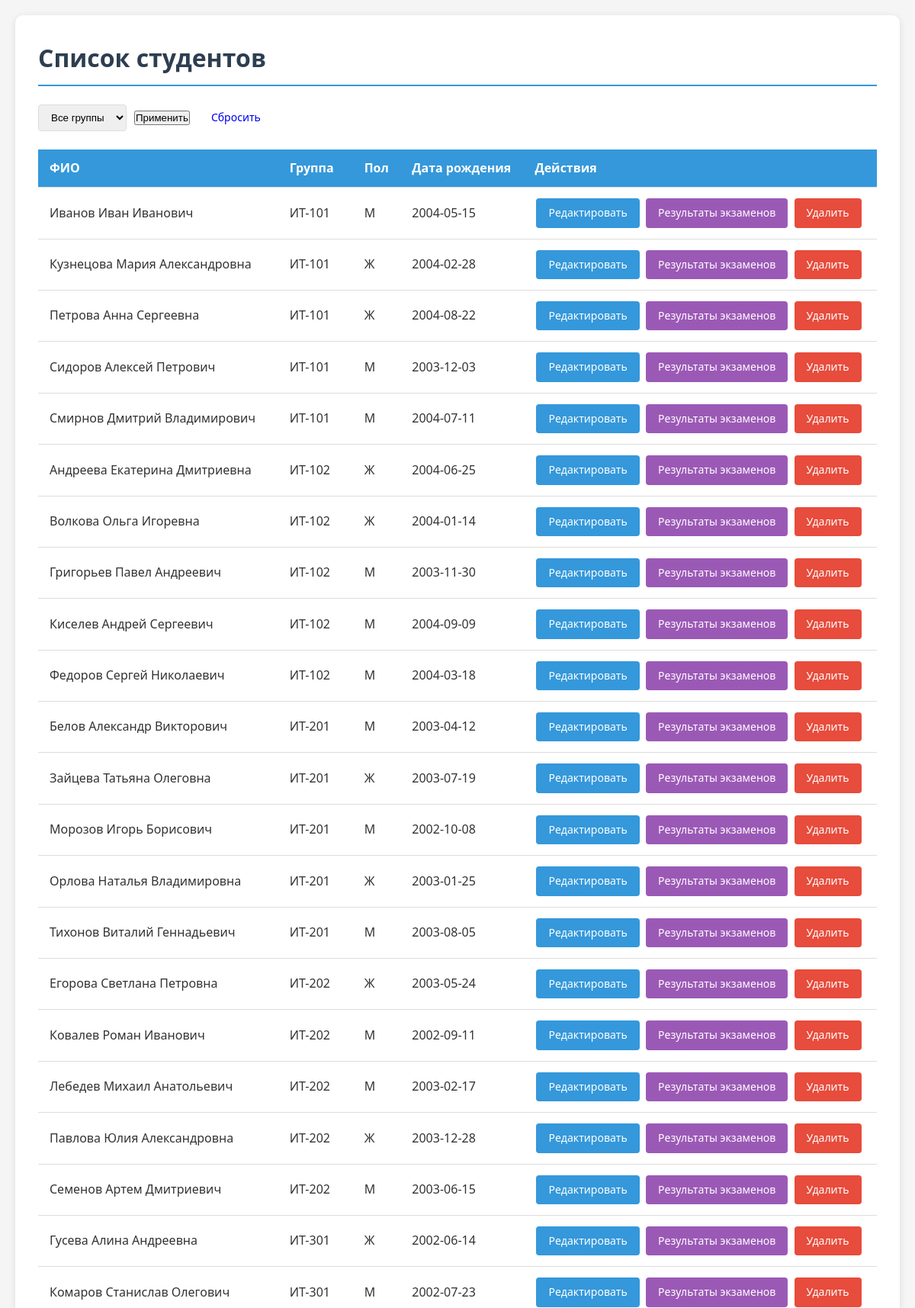
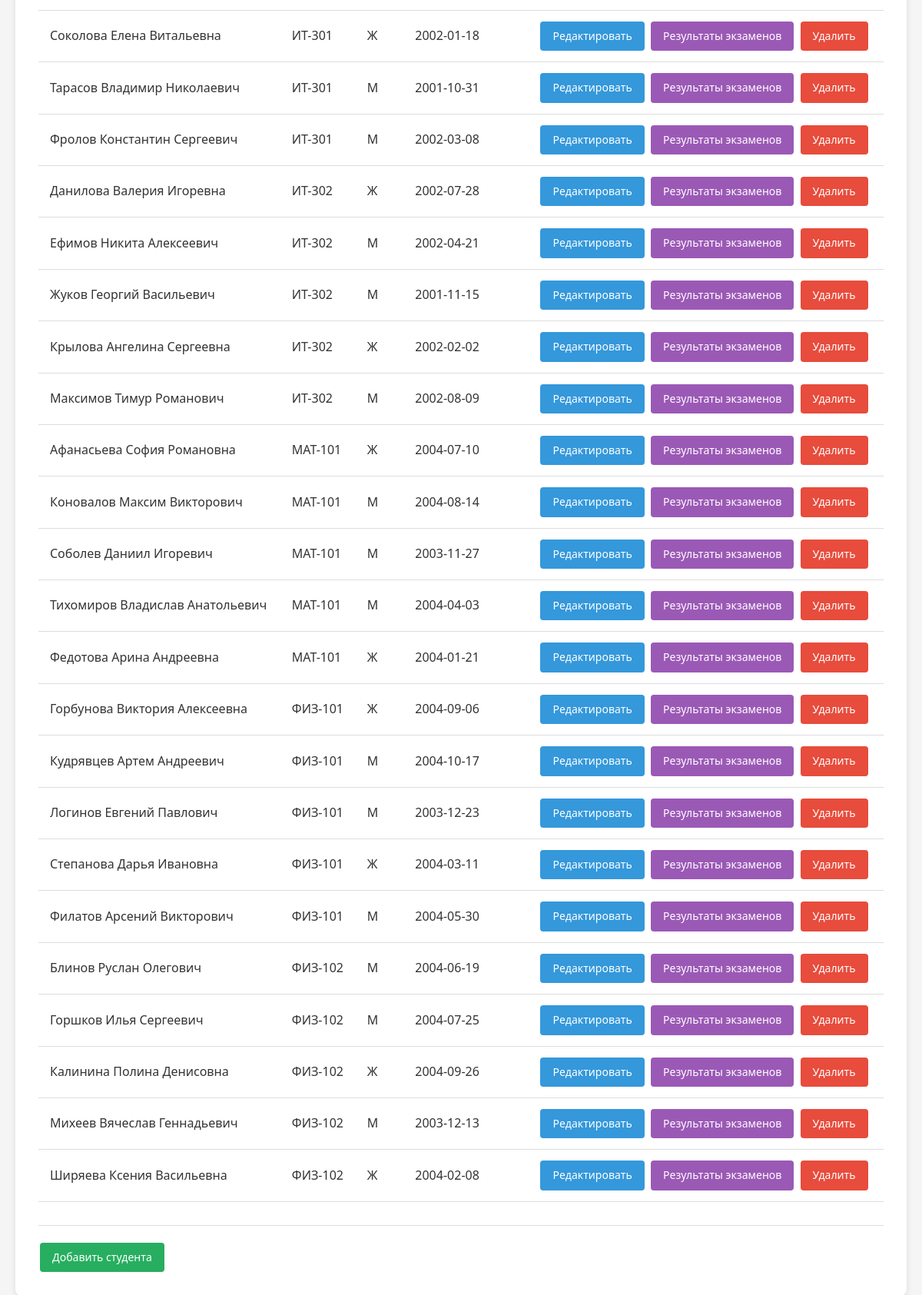
The page / on the database its author committed (2 pictures, top to bottom).
### tables this page shows
CREATE TABLE students (
    id INTEGER PRIMARY KEY AUTOINCREMENT,
    last_name TEXT NOT NULL,
    first_name TEXT NOT NULL,
    middle_name TEXT,
    group_id INTEGER NOT NULL,
    gender TEXT CHECK(gender IN ('М', 'Ж')),
    birth_date DATE,
    FOREIGN KEY (group_id) REFERENCES groups(id) ON DELETE RESTRICT
);

CREATE TABLE groups (
    id INTEGER PRIMARY KEY AUTOINCREMENT,
    group_number TEXT NOT NULL UNIQUE
);

### includes/functions.php (called while the page is built, shortened)
<?php
function getStudents($db, $group_filter = null) {
    $sql = 'SELECT s.*, g.group_number
            FROM students s
            JOIN groups g ON s.group_id = g.id';
    if ($group_filter) {
        $sql .= ' WHERE g.id = :group_id';
        $stmt = $db->prepare($sql);
        $stmt->execute([':group_id' => $group_filter]);
    } else {
        $stmt = $db->query($sql);
    }
    return $stmt->fetchAll(PDO::FETCH_ASSOC);
}
?>

### public/index.php (the view, shortened to what this page needs)
<?php
require_once '../includes/db.php';
require_once '../includes/functions.php';
$db = getDB();
$group_filter = $_GET['group'] ?? null;
$students = getStudents($db, $group_filter);
usort($students, function($a, $b) {
    $cmp = strcmp($a['group_number'], $b['group_number']);
    if ($cmp === 0) {
        return strcmp($a['last_name'], $b['last_name']);
    }
    return $cmp;
});
?>
<!DOCTYPE html>
<html lang="ru">
<head>
    <link rel="stylesheet" href="styles.css">
</head>
<body>
    <div class="container">
        <h1>Список студентов</h1>
        <form method="get" action="" class="filter-form">
            <select name="group" onchange="this.form.submit()">
                <option value="">Все группы</option>
            </select>
            <button type="submit">Применить</button>
            <a href="?" class="btn">Сбросить</a>
        </form>
        <table>
            <thead>
                <tr>
                    <th>ФИО</th>
                    <th>Группа</th>
                    <th>Пол</th>
                    <th>Дата рождения</th>
                    <th>Действия</th>
                </tr>
            </thead>
            <tbody>
                <?php if (empty($students)): ?>
                    <tr>
                        <td colspan="5" class="text-center">Нет данных</td>
                    </tr>
                <?php else: ?>
                    <?php foreach ($students as $student): ?>
                    <tr>
                        <td><?= htmlspecialchars($student['last_name'] . ' ' .
                            $student['first_name'] . ' ' .
                            ($student['middle_name'] ?? '')) ?></td>
                        <td><?= htmlspecialchars($student['group_number']) ?></td>
                        <td><?= htmlspecialchars($student['gender'] ?? '') ?></td>
                        <td><?= $student['birth_date'] ?? '' ?></td>
                        <td class="actions">
                            <a href="student_form.php?id=<?= $student['id'] ?>" class="btn edit">Редактировать</a>
                            <a href="exams.php?student_id=<?= $student['id'] ?>" class="btn exams">Результаты экзаменов</a>
                            <a href="student_delete.php?id=<?= $student['id'] ?>" class="btn delete"
                               onclick="return confirm('Удалить студента?')">Удалить</a>
                        </td>
                    </tr>
                    <?php endforeach; ?>
                <?php endif; ?>
            </tbody>
        </table>
        <div class="footer">
            <a href="student_form.php" class="btn add">Добавить студента</a>
        </div>
    </div>
</body>
</html>

### public/styles.css (style rules this page uses)
* { margin: 0; padding: 0; box-sizing: border-box; }
body { font-family: 'Segoe UI', Tahoma, Geneva, Verdana, sans-serif; line-height: 1.6; color: #333; background-color: #f5f5f5; padding: 20px; }
.container { max-width: 1200px; margin: 0 auto; background: white; padding: 30px; border-radius: 10px; box-shadow: 0 2px 10px rgba(0,0,0,0.1); }
h1 { color: #2c3e50; margin-bottom: 20px; padding-bottom: 10px; border-bottom: 2px solid #3498db; }
table { width: 100%; border-collapse: collapse; margin: 20px 0; }
th, td { padding: 12px 15px; text-align: left; border-bottom: 1px solid #ddd; }
th { background-color: #3498db; color: white; font-weight: 600; }
.btn { display: inline-block; padding: 8px 16px; text-decoration: none; border-radius: 4px; font-weight: 500; cursor: pointer; transition: all 0.3s ease; border: none; font-size: 14px; margin: 2px; }
.btn.add { background-color: #27ae60; color: white; }
.btn.edit { background-color: #3498db; color: white; }
.btn.delete { background-color: #e74c3c; color: white; }
.btn.exams { background-color: #9b59b6; color: white; }
.actions { white-space: nowrap; }
.filter-form { margin: 20px 0; display: flex; gap: 10px; align-items: center; }
.filter-form select { padding: 8px 12px; border-radius: 4px; border: 1px solid #ddd; }
.footer { margin-top: 30px; padding-top: 20px; border-top: 1px solid #ddd; display: flex; gap: 10px; }

### rows shown on the page
students: last_name+first_name+middle_name "Иванов Иван Иванович", group.group_number "ИТ-101", gender "М", birth_date "2004-05-15"
students: last_name+first_name+middle_name "Кузнецова Мария Александровна", group.group_number "ИТ-101", gender "Ж", birth_date "2004-02-28"
students: last_name+first_name+middle_name "Петрова Анна Сергеевна", group.group_number "ИТ-101", gender "Ж", birth_date "2004-08-22"
students: last_name+first_name+middle_name "Сидоров Алексей Петрович", group.group_number "ИТ-101", gender "М", birth_date "2003-12-03"
students: last_name+first_name+middle_name "Смирнов Дмитрий Владимирович", group.group_number "ИТ-101", gender "М", birth_date "2004-07-11"
students: last_name+first_name+middle_name "Андреева Екатерина Дмитриевна", group.group_number "ИТ-102", gender "Ж", birth_date "2004-06-25"
students: last_name+first_name+middle_name "Волкова Ольга Игоревна", group.group_number "ИТ-102", gender "Ж", birth_date "2004-01-14"
students: last_name+first_name+middle_name "Григорьев Павел Андреевич", group.group_number "ИТ-102", gender "М", birth_date "2003-11-30"
students: last_name+first_name+middle_name "Киселев Андрей Сергеевич", group.group_number "ИТ-102", gender "М", birth_date "2004-09-09"
students: last_name+first_name+middle_name "Федоров Сергей Николаевич", group.group_number "ИТ-102", gender "М", birth_date "2004-03-18"
students: last_name+first_name+middle_name "Белов Александр Викторович", group.group_number "ИТ-201", gender "М", birth_date "2003-04-12"
students: last_name+first_name+middle_name "Зайцева Татьяна Олеговна", group.group_number "ИТ-201", gender "Ж", birth_date "2003-07-19"
students: last_name+first_name+middle_name "Морозов Игорь Борисович", group.group_number "ИТ-201", gender "М", birth_date "2002-10-08"
students: last_name+first_name+middle_name "Орлова Наталья Владимировна", group.group_number "ИТ-201", gender "Ж", birth_date "2003-01-25"
students: last_name+first_name+middle_name "Тихонов Виталий Геннадьевич", group.group_number "ИТ-201", gender "М", birth_date "2003-08-05"
students: last_name+first_name+middle_name "Егорова Светлана Петровна", group.group_number "ИТ-202", gender "Ж", birth_date "2003-05-24"
students: last_name+first_name+middle_name "Ковалев Роман Иванович", group.group_number "ИТ-202", gender "М", birth_date "2002-09-11"
students: last_name+first_name+middle_name "Лебедев Михаил Анатольевич", group.group_number "ИТ-202", gender "М", birth_date "2003-02-17"
students: last_name+first_name+middle_name "Павлова Юлия Александровна", group.group_number "ИТ-202", gender "Ж", birth_date "2003-12-28"
students: last_name+first_name+middle_name "Семенов Артем Дмитриевич", group.group_number "ИТ-202", gender "М", birth_date "2003-06-15"
students: last_name+first_name+middle_name "Гусева Алина Андреевна", group.group_number "ИТ-301", gender "Ж", birth_date "2002-06-14"
students: last_name+first_name+middle_name "Комаров Станислав Олегович", group.group_number "ИТ-301", gender "М", birth_date "2002-07-23"
students: last_name+first_name+middle_name "Соколова Елена Витальевна", group.group_number "ИТ-301", gender "Ж", birth_date "2002-01-18"
students: last_name+first_name+middle_name "Тарасов Владимир Николаевич", group.group_number "ИТ-301", gender "М", birth_date "2001-10-31"
students: last_name+first_name+middle_name "Фролов Константин Сергеевич", group.group_number "ИТ-301", gender "М", birth_date "2002-03-08"
students: last_name+first_name+middle_name "Данилова Валерия Игоревна", group.group_number "ИТ-302", gender "Ж", birth_date "2002-07-28"
students: last_name+first_name+middle_name "Ефимов Никита Алексеевич", group.group_number "ИТ-302", gender "М", birth_date "2002-04-21"
students: last_name+first_name+middle_name "Жуков Георгий Васильевич", group.group_number "ИТ-302", gender "М", birth_date "2001-11-15"
students: last_name+first_name+middle_name "Крылова Ангелина Сергеевна", group.group_number "ИТ-302", gender "Ж", birth_date "2002-02-02"
students: last_name+first_name+middle_name "Максимов Тимур Романович", group.group_number "ИТ-302", gender "М", birth_date "2002-08-09"
students: last_name+first_name+middle_name "Афанасьева София Романовна", group.group_number "МАТ-101", gender "Ж", birth_date "2004-07-10"
students: last_name+first_name+middle_name "Коновалов Максим Викторович", group.group_number "МАТ-101", gender "М", birth_date "2004-08-14"
students: last_name+first_name+middle_name "Соболев Даниил Игоревич", group.group_number "МАТ-101", gender "М", birth_date "2003-11-27"
students: last_name+first_name+middle_name "Тихомиров Владислав Анатольевич", group.group_number "МАТ-101", gender "М", birth_date "2004-04-03"
students: last_name+first_name+middle_name "Федотова Арина Андреевна", group.group_number "МАТ-101", gender "Ж", birth_date "2004-01-21"
students: last_name+first_name+middle_name "Горбунова Виктория Алексеевна", group.group_number "ФИЗ-101", gender "Ж", birth_date "2004-09-06"
students: last_name+first_name+middle_name "Кудрявцев Артем Андреевич", group.group_number "ФИЗ-101", gender "М", birth_date "2004-10-17"
students: last_name+first_name+middle_name "Логинов Евгений Павлович", group.group_number "ФИЗ-101", gender "М", birth_date "2003-12-23"
students: last_name+first_name+middle_name "Степанова Дарья Ивановна", group.group_number "ФИЗ-101", gender "Ж", birth_date "2004-03-11"
students: last_name+first_name+middle_name "Филатов Арсений Викторович", group.group_number "ФИЗ-101", gender "М", birth_date "2004-05-30"
students: last_name+first_name+middle_name "Блинов Руслан Олегович", group.group_number "ФИЗ-102", gender "М", birth_date "2004-06-19"
students: last_name+first_name+middle_name "Горшков Илья Сергеевич", group.group_number "ФИЗ-102", gender "М", birth_date "2004-07-25"
students: last_name+first_name+middle_name "Калинина Полина Денисовна", group.group_number "ФИЗ-102", gender "Ж", birth_date "2004-09-26"
students: last_name+first_name+middle_name "Михеев Вячеслав Геннадьевич", group.group_number "ФИЗ-102", gender "М", birth_date "2003-12-13"
students: last_name+first_name+middle_name "Ширяева Ксения Васильевна", group.group_number "ФИЗ-102", gender "Ж", birth_date "2004-02-08"
